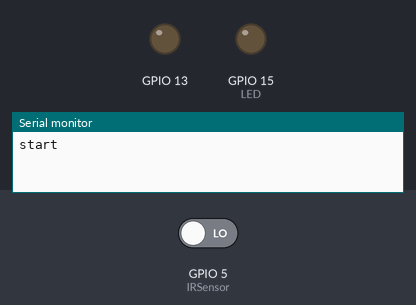
Recording of a sketch running on a simulated ESP8266 (NodeMCU). On the bench: output pins drawn as LEDs (lit = HIGH), the last lines printed to the serial monitor. The test bench sets the inputs (shaded band); at power-on: GPIO 5 (IRSensor) LOW. WiFi joins after 1.5 s; servers stay silent unless stated. At 2.1 s the program puts the board to deep sleep or switches it off; the recording ends there.

Above: at 0.1 s.
At 1.7 s:
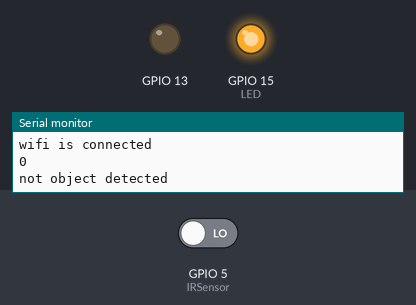
Timing chart, 0 to 2.1 s (numbered marks = the images above):
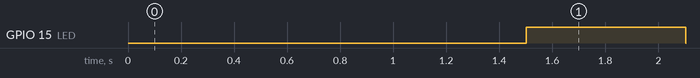

Measured:
- by itself, GPIO 15 (LED): HIGH → LOW at 2.1 s

The sketch:

arduinoIRED.ino
```cpp
#include <ESP8266WiFi.h>
#include <ESP8266HTTPClient.h>

#define IRSensor 5
#define LED 15


// Constants
const char *ssid = "VW GOLF GTI";
const char *password =  "kolelo7141";

const int dns_port = 53;
const int http_port = 8080;

int id = 1;

//String address = "j.k. Goce Delchev ulitsa Kostenski vodopad";

/***********************************************************
 * Functions
 */

void SendData()
{
    HTTPClient http;    //Declare object of class HTTPClient

    http.begin("http://192.168.1.12/server.php");      //Specify request destination
    http.addHeader("Content-Type", "application/x-www-form-urlencoded");  //Specify content-type header
    String postData = "id="+String(id);
    int httpResponseCode = http.POST(postData);   //Send the request
    String payload = http.getString();                   //Get the response payload
    Serial.println(payload);    //Print request response payload

    http.end();  //Close connection
    Serial.println("Enter in sleep mode");
    delay(500);

    //delay(36000);
}

/***********************************************************
 * Main
 */

void setup() {
  // Init IR sensor
  pinMode (IRSensor, INPUT); // sensor pin INPUT
  pinMode (LED, OUTPUT); // sensor pin OUTPUT

  // Start Serial port
  Serial.begin(115200);

  // Start access point
  Serial.println("start");
  WiFi.begin(ssid, password);
  //WiFi.softAP(ssid, password);

  while (WiFi.status() != WL_CONNECTED) {  //Wait for the WiFI connection completion

    delay(500);
    Serial.println("Waiting for connection");

  }

  digitalWrite(LED, HIGH);
  delay(100);

  // Print our IP address
  Serial.println();
  Serial.println("AP running");
  Serial.print("My IP address: ");
  Serial.println(WiFi.softAPIP());


  //initialize the indicator LED:
  pinMode(13, OUTPUT);


}

void loop() {

  if (WiFi.status() == WL_CONNECTED) { //Check WiFi connection status

    Serial.println("wifi is connected");   //Print HTTP return code
    //check the sensor
    int statusSensor = digitalRead (IRSensor);

    Serial.println(statusSensor);
    //if there is sognal call gunction SendData()
    if (statusSensor == 1){

      for(int i = 0; i < 7; i++){
        if(statusSensor == 0){
          break;
        }
        if(i == 6){
          Serial.println("object detected");
          SendData();
        }
        delay(1000);
      }
    }
    else{
        Serial.println("not object detected");
        delay(500);
    }

    digitalWrite(LED, LOW);
    ESP.deepSleep(10e6);
    //ESP.deepSleep(ESP.deepSleepMax()); //sleeps for 3:25 hours/


  } else {

    Serial.println("Error in WiFi connection");

  }


  delay(1000);  //Send a request every 30 seconds

}
```
